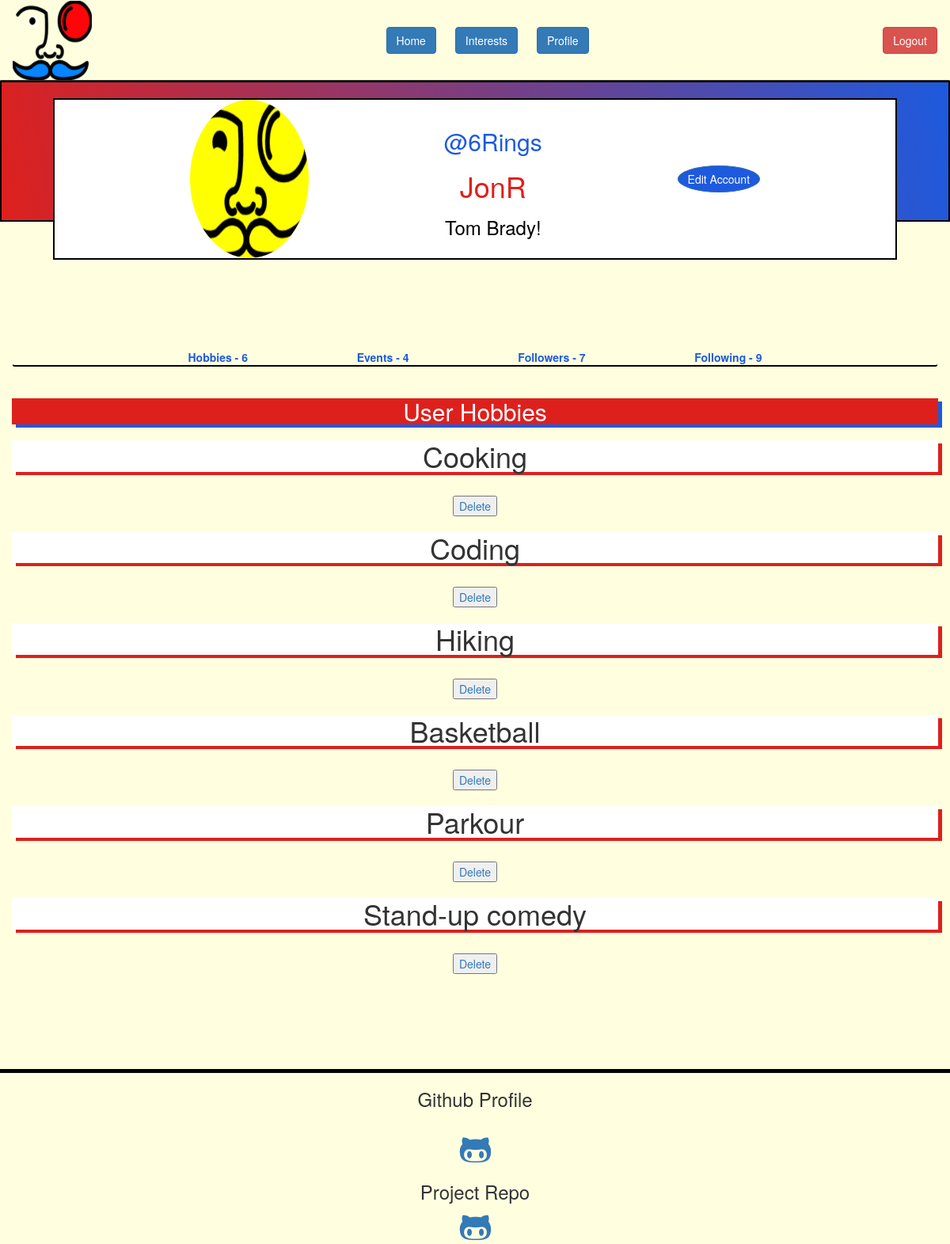
The app's page /profile (signed in) with its own data.
### models.py (models this page shows, shortened)
class User(UserMixin, Model):
    username = CharField(unique=True)
    fullname = CharField()
    email = CharField(unique =True)
    password = CharField(max_length = 100)
    bio = TextField(300)
    dob = DateTimeField()
    isAdmin = BooleanField(default=False)
    class Meta:
        database = DATABASE

class User_Hobby(Model):
    user=ForeignKeyField(model=User, backref="user")
    hobby=ForeignKeyField(model=Hobby, backref="hobby")
    hours_spent= BigIntegerField()
    class Meta:
        database=DATABASE

class Hobby(Model):
    name = CharField(50, unique= True)
    physical_activity = BooleanField()
    outdoors = BooleanField()
    high_startup_cost = BooleanField()
    group_activity = BooleanField()
    class Meta:
        database=DATABASE

### app.py (the view)
@app.route('/profile',methods=['GET','POST'])
@app.route('/profile/<userid>',methods=['GET','POST'])
@login_required
def user_profile(userid = None):
    if userid != None:
        user = models.User.select().where(models.User.id == userid)
        not_current_user_id = user.get()
        user_hobbies = models.User_Hobby.select().where(models.User_Hobby.user_id == userid)
        user_hobbies_count = user_hobbies.count()
        user_events = models.User_Event.select().where(models.User_Event.user == userid)
        user_events_count = user_events.count()
        current_follower_id = models.Follower.select(models.Follower.id).where(models.Follower.follower_id == g.user._get_current_object().id, models.Follower.user_id == not_current_user_id ).exists()
        isFollowing = False
        if current_follower_id != False:
            isFollowing = True
        user_followers = models.Follower.select().where(models.Follower.user == userid)
        user_followings = models.Follower.select().where(models.Follower.follower == userid)
        user_followers_count = models.Follower.select().where(models.Follower.user == userid).count()
        user_followings_count = models.Follower.select().where(models.Follower.follower == userid).count()
        return render_template('profile.html', user=user,user_hobbies=user_hobbies,user_hobbies_count=user_hobbies_count,user_events=user_events,user_events_count=user_events_count,user_followers=user_followers,user_followings=user_followings,not_current_user_id=not_current_user_id,user_followers_count=user_followers_count,user_followings_count=user_followings_count, isFollowing=isFollowing)
    else:
        user = g.user._get_current_object()
        user_id = g.user._get_current_object().id
        form = forms.Edit_UserForm()
        hours_spent_form = forms.Hours_SpentForm()
        hobbies = models.Hobby.select()
        user_hobbies = models.User_Hobby.select().where(models.User_Hobby.user == user_id)
        user_hobbies_count = user_hobbies.count()
        user_events = models.User_Event.select().where(models.User_Event.user == user_id)
        user_events_count = user_events.count()
        user_followers = models.Follower.select().where(models.Follower.user == user_id)
        user_followings = models.Follower.select().where(models.Follower.follower == user_id)
        user_followers_count = models.Follower.select().where(models.Follower.user == user_id).count()
        user_followings_count = models.Follower.select().where(models.Follower.follower == user_id).count()
        return render_template ('profile.html',form=form,user=user,hobbies=hobbies,user_hobbies=user_hobbies,hours_spent_form=hours_spent_form,user_hobbies_count=user_hobbies_count,user_events=user_events,user_events_count=user_events_count,user_followers=user_followers, user_followings=user_followings,user_followers_count=user_followers_count,user_followings_count=user_followings_count)

### app.py (called while the page is built)
@login_manager.user_loader
def load_user(userid):
    try:
        return models.User.get(models.User.id == userid)
    except models.DoesNotExist:
        return None

@app.before_request
def before_request():
    g.db = models.DATABASE
    g.db.connect()
    g.user = current_user

@app.after_request
def after_request(response):
    g.db.close()
    return response

### templates/profile.html (shortened to what this page needs)
{% extends "bootstrap/base.html" %}
{% import "bootstrap/wtf.html" as wtf %}
{% from 'macros.html' import render_field, render_all_hobbies, render_user_hobbies,render_non_current_user_hobbies,render_user_followers,render_user_followings,render_user_events_hosting %}
{% block content %}
{% block scripts %}
<link rel="stylesheet" href="../static/style.css">
{% endblock %}
        {% include 'nav.html' %}
        <div class="container-fluid one user_profile"
        style=
        "display: flex;
        width: 100%;
        padding: 0px;
        flex-direction: column;
        align-items: center;
        margin-top:0px"
        >
        <div class="container user-card" style="
        position: relative;
        display:flex;
        width: 100%;
        border: 2px solid black;
        justify-content: center;
        background-image: linear-gradient(81deg,#de201d,transparent);
        background-color: #1d5ade;
        ">
        <div class="row" style="
        display:flex;
        justify-content: space-between;
        margin: 20px 50px -50px;
        border: 2px solid black;
        background-color: white;
        width: 100%">
                <div class="col user_image">
                    <img src="../static/Hobbs3.0.png" width="150px" height="200px" style="border-radius:50%; background:yellow"/>
                </div>
                <div class="col user_info" style="
                text-align:center;
                align-self: center;
                color:black">
                {% if current_user.id == user.id %}
                    <h2 style="color:#1d5ade">@{{user.username}}</h2>
                    <h1 style="color:#de201d">{{user.fullname}}</h1>
                    <h3>{{user.bio}}</h3>
                {% else %}
                    {% for user in user %}
                        <h6>@{{user.username}}</h6>
                        <h3>{{user.fullname}}</h3>
                        <h5>{{user.bio}}</h5>
                    {% endfor %}
                {% endif %}
                </div>
                {% if current_user.id == user.id %}
                <div class="col" style="align-self:center">
                    <a href="{{ url_for('settings') }}">
                    <button  class="btn btn-primary" style="
                        border-radius:50%;
                        background-color: #1d5ade">
                        Edit Account</button>
                    </a>
                </div>
                {% endif %}
        </div>
    </div>
    <br>
    <br>
    {% include 'user_nav.html' %}
    <div class="container">
    <div class="d-flex flex-column">
    <div class=" row user_hobbies_list">
        <h2 class="user_hobbies_label_plate">User Hobbies</h2>
        {% if current_user.id == user.id %}
            {% for user_hobby in user_hobbies %}
            {{ render_user_hobbies(user_hobby) }}
            {% endfor %}
        {% else %}
            {% for user_hobby in user_hobbies %}
            {{ render_non_current_user_hobbies(user_hobby) }}
            {% endfor %}
        {% endif %}
    </div>
    </div>
 </div>
</div>
{% include 'footer.html' %}
{% endblock %}

### templates/macros.html (shortened to what this page needs)
{% macro render_user_hobbies(user_hobby) %}
<div class="col">
   <h1 class="user_hobbies_profile_page">{{user_hobby.hobby.name}}</h1>
</div>
  <br>
  <div class="col user_hobbies_delete_button">
    <a href="{{url_for('delete_user_hobbies', user_hobbyid=user_hobby.id)}}">
      <button>Delete</button></a>
</div>
{% endmacro %}

### static/style.css (style rules this page uses)
body { height: 100%; background-color:#FFFFE0; }
.user_hobbies_profile_page { background: white; text-align: center; box-shadow: 5px 4px #de201d; }
.user_hobbies_delete_button { text-align: center; }
.user_hobbies_label_plate { background: #de201d; color:white; text-align: center; box-shadow: 5px 4px #1d5ade; }

### records on screen
User: username "6Rings", fullname "JonR", bio "Tom Brady!"
User_Hobby: hobby.name "Cooking"
User_Hobby: hobby.name "Coding"
User_Hobby: hobby.name "Hiking"
User_Hobby: hobby.name "Basketball"
User_Hobby: hobby.name "Parkour"
User_Hobby: hobby.name "Stand-up comedy"

### other values on screen
{{ user_hobbies_count }} "6"
{{ user_events_count }} "4"
{{ user_followers_count }} "7"
{{ user_followings_count }} "9"
